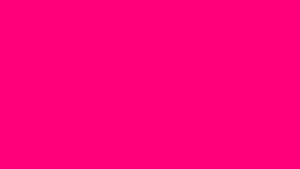
#> input picture Archivo.jpg, 300 x 169 px
$ python imagen.py
#> lines starting #> are read from the running program, lines starting #| are printed output that depends on the picture
from PIL import Image, ImageDraw, ImageFont
image = Image.open("Archivo.jpg") #Nombre de la imagen
#> image is the input picture: PIL image 300x169 RGB; mean R, G, B 255, 0, 122
draw = ImageDraw.Draw(image)

fuente = ImageFont.truetype("Fuente/AQUÍ EL NOMBRE DE LA FUENTE", 60) #Crea una carpeta llamada Fuente y dentro añades las fuente puedes descargar las fuentes en => https://www.dafont.com/es/
draw.text((50, 50), "JOSE89FCB", font=fuente, fill="white") #Añade un texto reemplaza "Jose89fcb" por el que quieras / 50,50 es la posicion del texto
image.save("Archivo1.jpg")
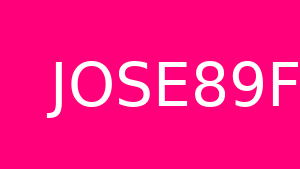
#> saved as Archivo1.jpg: PIL image 300x169 RGB; mean R, G, B 255, 19.8, 132.4
